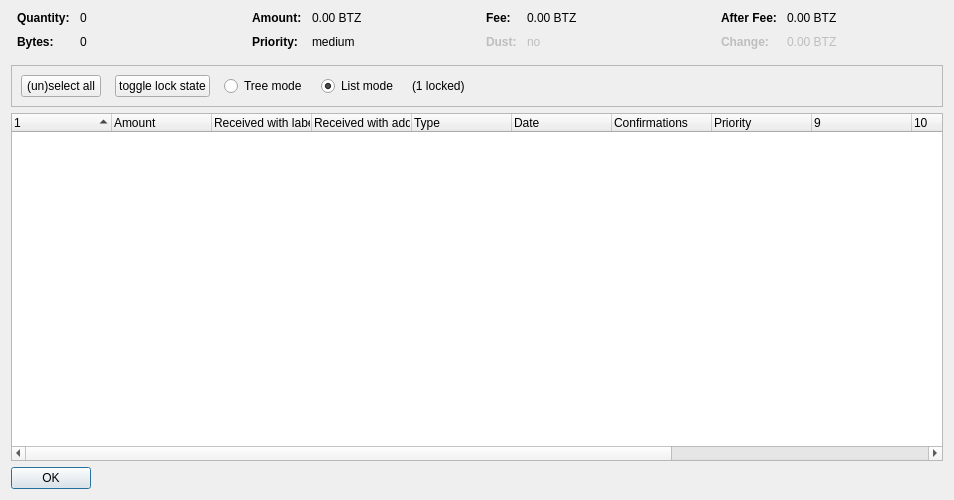
<?xml version="1.0" encoding="UTF-8"?>
<ui version="4.0">
 <class>CoinControlDialog</class>
 <widget class="QDialog" name="CoinControlDialog">
  <property name="geometry">
   <rect>
    <x>0</x>
    <y>0</y>
    <width>954</width>
    <height>500</height>
   </rect>
  </property>
  <property name="windowTitle">
   <string>Coin Selection</string>
  </property>
  <layout class="QVBoxLayout" name="verticalLayout">
   <item>
    <layout class="QHBoxLayout" name="horizontalLayoutTop" stretch="0,0,0,0">
     <property name="topMargin">
      <number>0</number>
     </property>
     <property name="bottomMargin">
      <number>10</number>
     </property>
     <item>
      <layout class="QFormLayout" name="formLayoutCoinControl1">
       <property name="horizontalSpacing">
        <number>10</number>
       </property>
       <property name="verticalSpacing">
        <number>10</number>
       </property>
       <property name="leftMargin">
        <number>6</number>
       </property>
       <property name="rightMargin">
        <number>6</number>
       </property>
       <item row="0" column="0">
        <widget class="QLabel" name="labelCoinControlQuantityText">
         <property name="font">
          <font>
           <weight>75</weight>
           <bold>true</bold>
          </font>
         </property>
         <property name="text">
          <string>Quantity:</string>
         </property>
        </widget>
       </item>
       <item row="0" column="1">
        <widget class="QLabel" name="labelCoinControlQuantity">
         <property name="cursor">
          <cursorShape>IBeamCursor</cursorShape>
         </property>
         <property name="contextMenuPolicy">
          <enum>Qt::ActionsContextMenu</enum>
         </property>
         <property name="text">
          <string notr="true">0</string>
         </property>
         <property name="textInteractionFlags">
          <set>Qt::LinksAccessibleByMouse|Qt::TextSelectableByKeyboard|Qt::TextSelectableByMouse</set>
         </property>
        </widget>
       </item>
       <item row="1" column="0">
        <widget class="QLabel" name="labelCoinControlBytesText">
         <property name="font">
          <font>
           <weight>75</weight>
           <bold>true</bold>
          </font>
         </property>
         <property name="text">
          <string>Bytes:</string>
         </property>
        </widget>
       </item>
       <item row="1" column="1">
        <widget class="QLabel" name="labelCoinControlBytes">
         <property name="cursor">
          <cursorShape>IBeamCursor</cursorShape>
         </property>
         <property name="contextMenuPolicy">
          <enum>Qt::ActionsContextMenu</enum>
         </property>
         <property name="text">
          <string notr="true">0</string>
         </property>
         <property name="textInteractionFlags">
          <set>Qt::LinksAccessibleByMouse|Qt::TextSelectableByKeyboard|Qt::TextSelectableByMouse</set>
         </property>
        </widget>
       </item>
      </layout>
     </item>
     <item>
      <layout class="QFormLayout" name="formLayoutCoinControl2">
       <property name="horizontalSpacing">
        <number>10</number>
       </property>
       <property name="verticalSpacing">
        <number>10</number>
       </property>
       <property name="leftMargin">
        <number>6</number>
       </property>
       <property name="rightMargin">
        <number>6</number>
       </property>
       <item row="0" column="0">
        <widget class="QLabel" name="labelCoinControlAmountText">
         <property name="font">
          <font>
           <weight>75</weight>
           <bold>true</bold>
          </font>
         </property>
         <property name="text">
          <string>Amount:</string>
         </property>
        </widget>
       </item>
       <item row="0" column="1">
        <widget class="QLabel" name="labelCoinControlAmount">
         <property name="cursor">
          <cursorShape>IBeamCursor</cursorShape>
         </property>
         <property name="contextMenuPolicy">
          <enum>Qt::ActionsContextMenu</enum>
         </property>
         <property name="text">
          <string notr="true">0.00 BTZ</string>
         </property>
         <property name="textInteractionFlags">
          <set>Qt::LinksAccessibleByMouse|Qt::TextSelectableByKeyboard|Qt::TextSelectableByMouse</set>
         </property>
        </widget>
       </item>
       <item row="1" column="0">
        <widget class="QLabel" name="labelCoinControlPriorityText">
         <property name="font">
          <font>
           <weight>75</weight>
           <bold>true</bold>
          </font>
         </property>
         <property name="text">
          <string>Priority:</string>
         </property>
        </widget>
       </item>
       <item row="1" column="1">
        <widget class="QLabel" name="labelCoinControlPriority">
         <property name="cursor">
          <cursorShape>IBeamCursor</cursorShape>
         </property>
         <property name="contextMenuPolicy">
          <enum>Qt::ActionsContextMenu</enum>
         </property>
         <property name="text">
          <string>medium</string>
         </property>
         <property name="textInteractionFlags">
          <set>Qt::LinksAccessibleByMouse|Qt::TextSelectableByKeyboard|Qt::TextSelectableByMouse</set>
         </property>
        </widget>
       </item>
      </layout>
     </item>
     <item>
      <layout class="QFormLayout" name="formLayoutCoinControl3">
       <property name="horizontalSpacing">
        <number>10</number>
       </property>
       <property name="verticalSpacing">
        <number>10</number>
       </property>
       <property name="leftMargin">
        <number>6</number>
       </property>
       <property name="rightMargin">
        <number>6</number>
       </property>
       <item row="0" column="0">
        <widget class="QLabel" name="labelCoinControlFeeText">
         <property name="font">
          <font>
           <weight>75</weight>
           <bold>true</bold>
          </font>
         </property>
         <property name="text">
          <string>Fee:</string>
         </property>
        </widget>
       </item>
       <item row="0" column="1">
        <widget class="QLabel" name="labelCoinControlFee">
         <property name="cursor">
          <cursorShape>IBeamCursor</cursorShape>
         </property>
         <property name="contextMenuPolicy">
          <enum>Qt::ActionsContextMenu</enum>
         </property>
         <property name="text">
          <string notr="true">0.00 BTZ</string>
         </property>
         <property name="textInteractionFlags">
          <set>Qt::LinksAccessibleByMouse|Qt::TextSelectableByKeyboard|Qt::TextSelectableByMouse</set>
         </property>
        </widget>
       </item>
       <item row="1" column="0">
        <widget class="QLabel" name="labelCoinControlLowOutputText">
         <property name="enabled">
          <bool>false</bool>
         </property>
         <property name="font">
          <font>
           <weight>75</weight>
           <bold>true</bold>
          </font>
         </property>
         <property name="text">
          <string>Dust:</string>
         </property>
        </widget>
       </item>
       <item row="1" column="1">
        <widget class="QLabel" name="labelCoinControlLowOutput">
         <property name="enabled">
          <bool>false</bool>
         </property>
         <property name="cursor">
          <cursorShape>IBeamCursor</cursorShape>
         </property>
         <property name="contextMenuPolicy">
          <enum>Qt::ActionsContextMenu</enum>
         </property>
         <property name="text">
          <string>no</string>
         </property>
         <property name="textInteractionFlags">
          <set>Qt::LinksAccessibleByMouse|Qt::TextSelectableByKeyboard|Qt::TextSelectableByMouse</set>
         </property>
        </widget>
       </item>
      </layout>
     </item>
     <item>
      <layout class="QFormLayout" name="formLayoutCoinControl4">
       <property name="horizontalSpacing">
        <number>10</number>
       </property>
       <property name="verticalSpacing">
        <number>10</number>
       </property>
       <property name="leftMargin">
        <number>6</number>
       </property>
       <property name="rightMargin">
        <number>6</number>
       </property>
       <item row="0" column="0">
        <widget class="QLabel" name="labelCoinControlAfterFeeText">
         <property name="font">
          <font>
           <weight>75</weight>
           <bold>true</bold>
          </font>
         </property>
         <property name="text">
          <string>After Fee:</string>
         </property>
        </widget>
       </item>
       <item row="0" column="1">
        <widget class="QLabel" name="labelCoinControlAfterFee">
         <property name="cursor">
          <cursorShape>IBeamCursor</cursorShape>
         </property>
         <property name="contextMenuPolicy">
          <enum>Qt::ActionsContextMenu</enum>
         </property>
         <property name="text">
          <string notr="true">0.00 BTZ</string>
         </property>
         <property name="textInteractionFlags">
          <set>Qt::LinksAccessibleByMouse|Qt::TextSelectableByKeyboard|Qt::TextSelectableByMouse</set>
         </property>
        </widget>
       </item>
       <item row="1" column="0">
        <widget class="QLabel" name="labelCoinControlChangeText">
         <property name="enabled">
          <bool>false</bool>
         </property>
         <property name="font">
          <font>
           <weight>75</weight>
           <bold>true</bold>
          </font>
         </property>
         <property name="text">
          <string>Change:</string>
         </property>
        </widget>
       </item>
       <item row="1" column="1">
        <widget class="QLabel" name="labelCoinControlChange">
         <property name="enabled">
          <bool>false</bool>
         </property>
         <property name="cursor">
          <cursorShape>IBeamCursor</cursorShape>
         </property>
         <property name="contextMenuPolicy">
          <enum>Qt::ActionsContextMenu</enum>
         </property>
         <property name="text">
          <string notr="true">0.00 BTZ</string>
         </property>
         <property name="textInteractionFlags">
          <set>Qt::LinksAccessibleByMouse|Qt::TextSelectableByKeyboard|Qt::TextSelectableByMouse</set>
         </property>
        </widget>
       </item>
      </layout>
     </item>
    </layout>
   </item>
   <item>
    <widget class="QFrame" name="frame">
     <property name="minimumSize">
      <size>
       <width>0</width>
       <height>40</height>
      </size>
     </property>
     <property name="frameShape">
      <enum>QFrame::StyledPanel</enum>
     </property>
     <property name="frameShadow">
      <enum>QFrame::Sunken</enum>
     </property>
     <layout class="QHBoxLayout" name="horizontalLayout">
      <item>
       <layout class="QHBoxLayout" name="horizontalLayoutPanel" stretch="0,0,0,0,0,0">
        <property name="spacing">
         <number>14</number>
        </property>
        <item>
         <widget class="QPushButton" name="pushButtonSelectAll">
          <property name="sizePolicy">
           <sizepolicy hsizetype="Maximum" vsizetype="Fixed">
            <horstretch>0</horstretch>
            <verstretch>0</verstretch>
           </sizepolicy>
          </property>
          <property name="text">
           <string>(un)select all</string>
          </property>
          <property name="autoDefault">
           <bool>false</bool>
          </property>
         </widget>
        </item>
        <item>
         <widget class="QPushButton" name="pushButtonToggleLock">
          <property name="sizePolicy">
           <sizepolicy hsizetype="Maximum" vsizetype="Fixed">
            <horstretch>0</horstretch>
            <verstretch>0</verstretch>
           </sizepolicy>
          </property>
          <property name="text">
           <string>toggle lock state</string>
          </property>
          <property name="autoDefault">
           <bool>false</bool>
          </property>
         </widget>
        </item>
        <item>
         <widget class="QRadioButton" name="radioTreeMode">
          <property name="sizePolicy">
           <sizepolicy hsizetype="Maximum" vsizetype="Fixed">
            <horstretch>0</horstretch>
            <verstretch>0</verstretch>
           </sizepolicy>
          </property>
          <property name="text">
           <string>Tree mode</string>
          </property>
         </widget>
        </item>
        <item>
         <widget class="QRadioButton" name="radioListMode">
          <property name="sizePolicy">
           <sizepolicy hsizetype="Maximum" vsizetype="Fixed">
            <horstretch>0</horstretch>
            <verstretch>0</verstretch>
           </sizepolicy>
          </property>
          <property name="text">
           <string>List mode</string>
          </property>
          <property name="checked">
           <bool>true</bool>
          </property>
         </widget>
        </item>
        <item>
         <widget class="QLabel" name="labelLocked">
          <property name="text">
           <string>(1 locked)</string>
          </property>
         </widget>
        </item>
        <item>
         <spacer name="horizontalSpacer">
          <property name="orientation">
           <enum>Qt::Horizontal</enum>
          </property>
          <property name="sizeHint" stdset="0">
           <size>
            <width>40</width>
            <height>20</height>
           </size>
          </property>
         </spacer>
        </item>
       </layout>
      </item>
     </layout>
    </widget>
   </item>
   <item>
    <widget class="CoinControlTreeWidget" name="treeWidget">
     <property name="contextMenuPolicy">
      <enum>Qt::CustomContextMenu</enum>
     </property>
     <property name="sortingEnabled">
      <bool>false</bool>
     </property>
     <property name="columnCount">
      <number>13</number>
     </property>
     <attribute name="headerShowSortIndicator" stdset="0">
      <bool>true</bool>
     </attribute>
     <attribute name="headerStretchLastSection">
      <bool>false</bool>
     </attribute>
     <column>
      <property name="text">
       <string/>
      </property>
     </column>
     <column>
      <property name="text">
       <string>Amount</string>
      </property>
     </column>
     <column>
      <property name="text">
       <string>Received with label</string>
      </property>
     </column>
     <column>
      <property name="text">
       <string>Received with address</string>
      </property>
     </column>
     <column>
      <property name="text">
       <string>Type</string>
      </property>
     </column>
     <column>
      <property name="text">
       <string>Date</string>
      </property>
     </column>
     <column>
      <property name="text">
       <string>Confirmations</string>
      </property>
      <property name="toolTip">
       <string>Confirmed</string>
      </property>
     </column>
     <column>
      <property name="text">
       <string>Priority</string>
      </property>
     </column>
     <column>
      <property name="text">
       <string/>
      </property>
     </column>
     <column>
      <property name="text">
       <string/>
      </property>
     </column>
     <column>
      <property name="text">
       <string/>
      </property>
     </column>
     <column>
      <property name="text">
       <string/>
      </property>
     </column>
     <column>
      <property name="text">
       <string/>
      </property>
     </column>
    </widget>
   </item>
   <item>
    <widget class="QDialogButtonBox" name="buttonBox">
     <property name="sizePolicy">
      <sizepolicy hsizetype="Maximum" vsizetype="Fixed">
       <horstretch>0</horstretch>
       <verstretch>0</verstretch>
      </sizepolicy>
     </property>
     <property name="orientation">
      <enum>Qt::Horizontal</enum>
     </property>
     <property name="standardButtons">
      <set>QDialogButtonBox::Ok</set>
     </property>
    </widget>
   </item>
  </layout>
 </widget>
 <customwidgets>
  <customwidget>
   <class>CoinControlTreeWidget</class>
   <extends>QTreeWidget</extends>
   <header>coincontroltreewidget.h</header>
  </customwidget>
 </customwidgets>
 <resources/>
 <connections/>
</ui>
